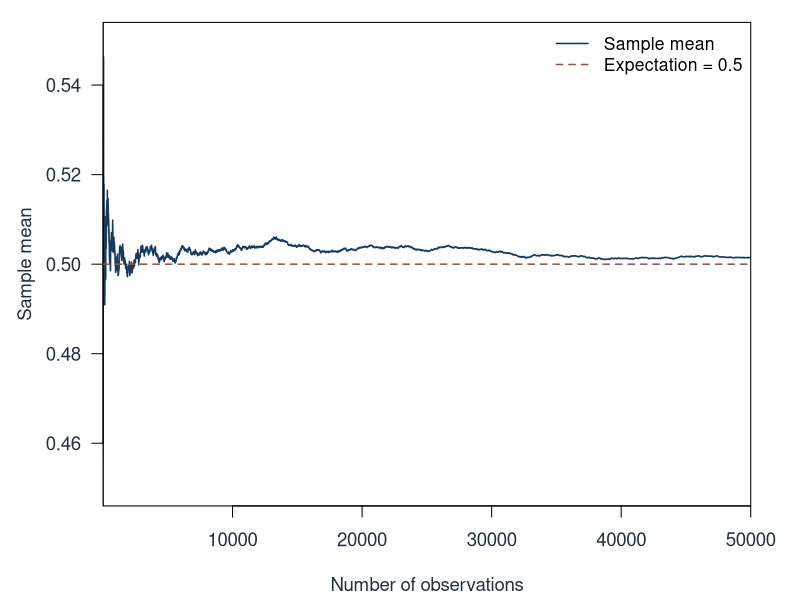
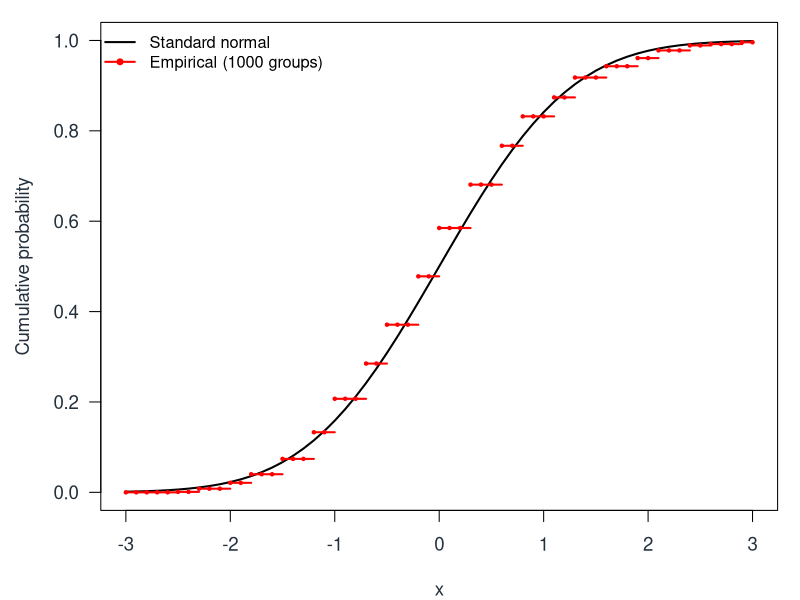
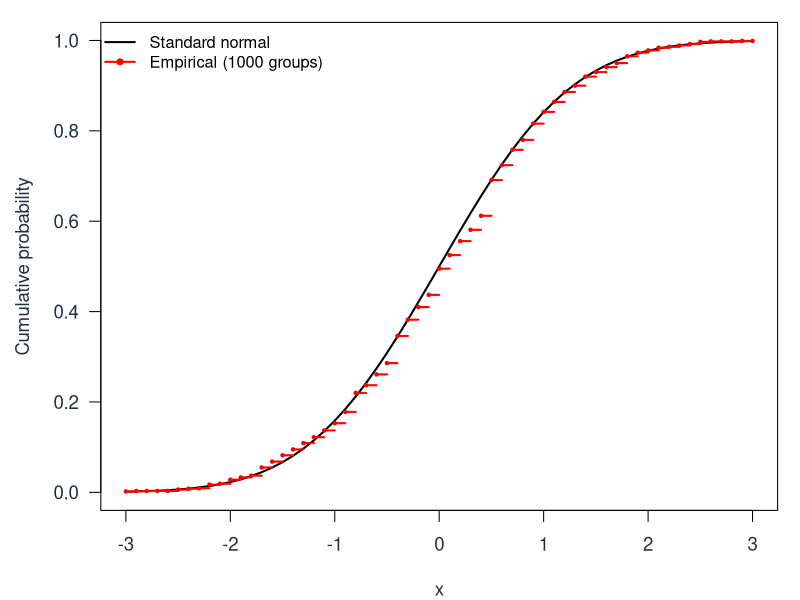

Source code (R) for these figures, in order:
# R-5 教师制图脚本；从 R-5 目录运行，不作为新增课堂知识。
set.seed(20261018)
figdir <- "figs"
dir.create(figdir, showWarnings = FALSE)

pdf(file.path(figdir, "uniform-mean.pdf"), width = 7.4, height = 4.7,
    family = "Helvetica", useDingbats = FALSE)
par(mar = c(4.2, 4.6, 1, 2.2), las = 1, cex = 1.12,
    col.axis = "#24313D", col.lab = "#24313D")
u <- runif(50000, 0, 1)
idx <- 1:length(u)
avg <- cumsum(u) / idx
plot(idx, avg, type = "l", col = "#193B5B", lwd = 1.5,
     ylim = c(0.45, 0.55), xlab = "Number of observations",
     ylab = "Sample mean", xaxs = "i")
abline(h = 0.5, lty = 2, col = "#92533C", lwd = 1.5)
legend("topright", c("Sample mean", "Expectation = 0.5"),
       col = c("#193B5B", "#92533C"), lty = c(1, 2), lwd = 1.5,
       bty = "n", cex = 0.94)
dev.off()

for (n in c(30, 300)) {
  y <- matrix(rpois(1000 * n, 0.5), 1000, n)
  z <- (rowSums(y) / n - 0.5) * sqrt(n / 0.5)
  x <- seq(-3, 3, 0.1)
  f <- c()
  for (i in 1:length(x)) {
    f <- c(f, sum(z <= x[i]) / 1000)
  }
  phi <- pnorm(x, 0, 1)
  print(c(n = n, largest_grid_difference = max(abs(f - phi))))
  pdf(file.path(figdir, paste0("poisson-n", n, ".pdf")),
      width = 7.4, height = 4.7, family = "Helvetica",
      useDingbats = FALSE)
  par(mar = c(4, 4.5, 1, 1), las = 1, cex = 1.12,
      col.axis = "#24313D", col.lab = "#24313D")
  plot(x, phi, type = "l", lwd = 2, col = "black",
       ylim = c(0, 1), xlab = "x", ylab = "Cumulative probability")
  for (i in 1:(length(x) - 1)) {
    lines(x[i:(i + 1)], c(f[i], f[i]), col = "red", lwd = 2)
    points(x[i], f[i], pch = 20, col = "red", cex = 0.62)
  }
  points(x[length(x)], f[length(x)], pch = 20, col = "red", cex = 0.62)
  legend("topleft", c("Standard normal", "Empirical (1000 groups)"),
         lty = c(1, 1), pch = c(NA, 20), col = c("black", "red"),
         lwd = 2, bty = "n", cex = 0.88)
  dev.off()
}
